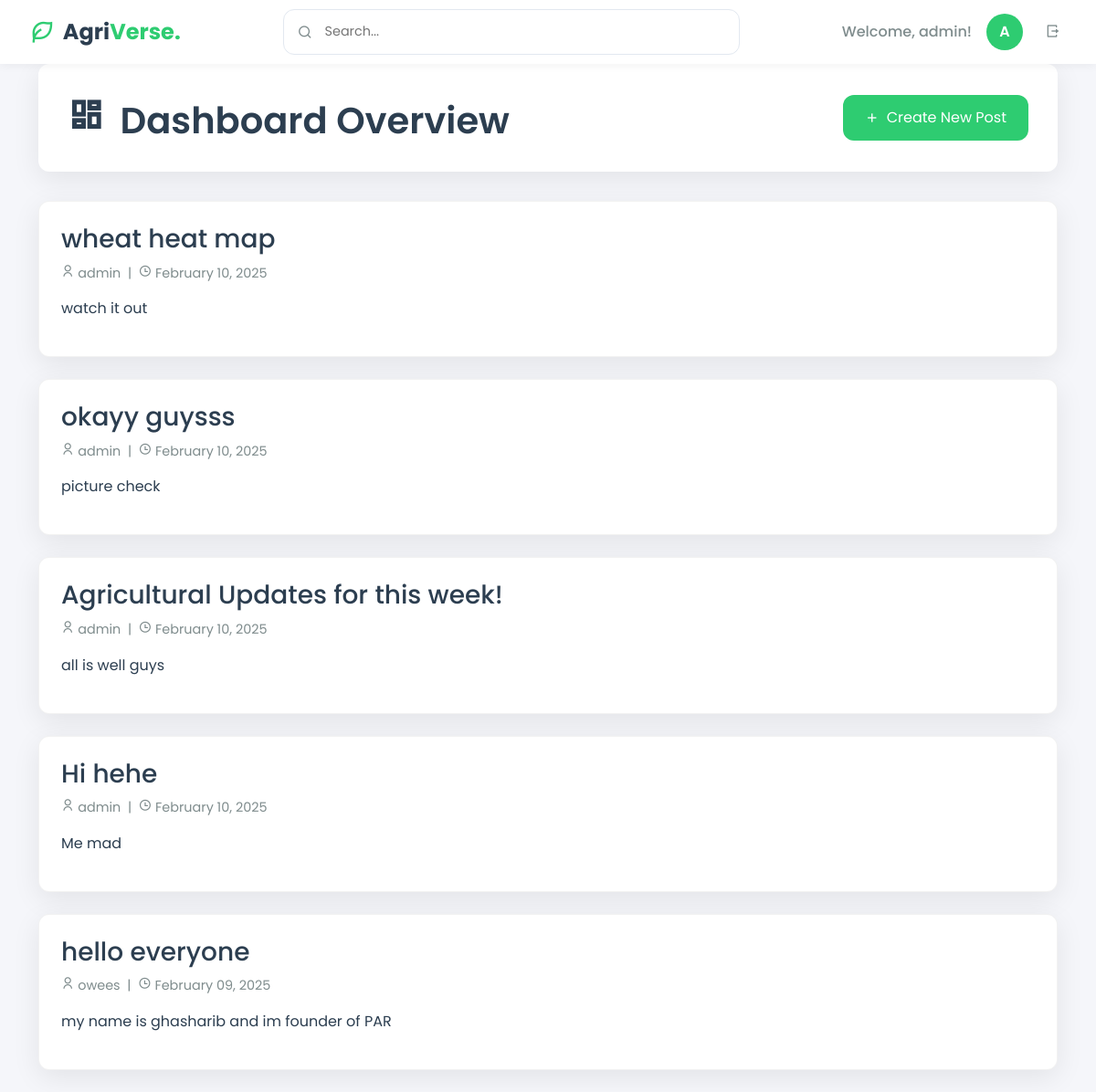
/admin (signed in), run on the app's committed database.
### models.py (models this page shows)
class User(db.Model):
    id = db.Column(db.Integer, primary_key=True)
    username = db.Column(db.String(80), unique=True, nullable=False)
    email = db.Column(db.String(120), unique=True, nullable=False)
    password = db.Column(db.String(200), nullable=False)
    is_admin = db.Column(db.Boolean, default=False)
    created_at = db.Column(db.DateTime, default=datetime.utcnow)

class NewsletterPost(db.Model):
    id = db.Column(db.Integer, primary_key=True)
    title = db.Column(db.String(200), nullable=False)
    content = db.Column(db.Text, nullable=False)
    image_url = db.Column(db.String(500))
    video_url = db.Column(db.String(500))
    created_at = db.Column(db.DateTime, default=datetime.utcnow)
    author_id = db.Column(db.Integer, db.ForeignKey('user.id'), nullable=False)
    author = db.relationship('User', backref=db.backref('posts', lazy=True))

### app.py (the view)
@app.route('/admin')
@admin_required
def admin_dashboard():
    posts = NewsletterPost.query.order_by(NewsletterPost.created_at.desc()).all()
    return render_template('admin/admin_dashboard.html', posts=posts)

### app.py (called while the page is built)
def admin_required(f):
    @wraps(f)
    def decorated_function(*args, **kwargs):
        if 'user_id' not in session:
            flash('Please log in first.', 'danger')
            return redirect(url_for('login'))
        user = User.query.get(session['user_id'])
        if not user or not user.is_admin:
            flash('Access denied. Admin privileges required.', 'danger')
            return redirect(url_for('index'))
        return f(*args, **kwargs)
    return decorated_function

### templates/admin/admin_dashboard.html (shortened to what this page needs)
<!DOCTYPE html>
<html lang="en">
<head>
    <link rel="stylesheet" href="https://cdn.jsdelivr.net/npm/bootstrap@5.3.0/dist/css/bootstrap.min.css">
    <link href="https://cdn.jsdelivr.net/npm/remixicon@2.5.0/fonts/remixicon.css" rel="stylesheet">
</head>
<body>
    <div class="top-bar">
                <div class="brand-logo">
                    <i class="ri-leaf-line"></i>
                    <h2>Agri<span style="color: var(--primary-color)">Verse.</span></h2>
                </div>
                <div class="search-container">
                    <i class="ri-search-line"></i>
                    <input type="text" placeholder="Search...">
                </div>
                <div class="d-flex align-items-center gap-3">
                    <span class="welcome-message">Welcome, {{ session['username'] }}!</span>
                    <div class="user-avatar">
                        {{ session['username'][0].upper() }}
                    </div>
                    <button class="logout-btn">
                        <i class="ri-logout-box-r-line"></i>
                    </button>
                </div>
    </div>
    <main class="container">
        <div class="admin-header">
            <div class="d-flex justify-content-between align-items-center">
                <h1 class="admin-title">
                    <i class="ri-dashboard-line me-2"></i>
                    Dashboard Overview
                </h1>
                <a href="{{ url_for('create_post') }}" class="create-post-btn">
                    <i class="ri-add-line"></i>
                    Create New Post
                </a>
            </div>
        </div>
        <div class="row">
            <div class="col-12">
                {% for post in posts %}
                <div class="post-card">
                    <h3>{{ post.title }}</h3>
                    <div class="post-meta">
                        <i class="ri-user-line"></i> {{ post.author.username }} &nbsp;|&nbsp;
                        <i class="ri-time-line"></i> {{ post.created_at.strftime('%B %d, %Y') }}
                    </div>
                    <p class="mt-3">{{ post.content }}</p>
                </div>
                {% endfor %}
            </div>
        </div>
    </main>
</body>
</html>

### templates/admin/admin_dashboard.html (style rules this page uses)
:root { --primary-color: #2ecc71; --primary-dark: #27ae60; --secondary-color: #f8f9fa; --accent-color: #3498db; --background-color: #f5f6fa; --card-background: #ffffff; --text-primary: #2c3e50; --text-secondary: #7f8c8d; --border-radius: 12px; --box-shadow: 0 8px 30px rgba(0, 0, 0, 0.08); --top-bar-height: 70px; }
body { font-family: 'Poppins', sans-serif; background-color: var(--background-color); color: var(--text-primary); margin: 0; padding-top: 70px; }
.top-bar { position: fixed; top: 0; left: 0; right: 0; height: var(--top-bar-height); background: var(--card-background); padding: 0 2rem; display: flex; align-items: center; justify-content: space-between; box-shadow: 0 2px 10px rgba(0, 0, 0, 0.05); z-index: 1000; }
.brand-logo { display: flex; align-items: center; gap: 0.5rem; }
.brand-logo i { font-size: 1.8rem; color: var(--primary-color); }
.brand-logo h2 { font-size: 1.5rem; font-weight: 700; margin: 0; }
.search-container { flex: 1; max-width: 500px; position: relative; margin: 0 2rem; }
.search-container input { width: 100%; padding: 0.8rem 1rem 0.8rem 2.8rem; border: 1px solid #e2e8f0; border-radius: var(--border-radius); font-size: 0.9rem; transition: var(--transition); }
.search-container i { position: absolute; left: 1rem; top: 50%; transform: translateY(-50%); color: var(--text-secondary); }
.welcome-message { color: var(--text-secondary); font-weight: 500; }
.admin-header { background: var(--card-background); padding: 2rem; border-radius: var(--border-radius); box-shadow: var(--box-shadow); margin-bottom: 2rem; }
.admin-title { color: var(--text-primary); font-weight: 600; margin: 0; }
.post-card { background: var(--card-background); border-radius: var(--border-radius); padding: 1.5rem; margin-bottom: 1.5rem; box-shadow: var(--box-shadow); transition: transform 0.3s ease; border: 1px solid rgba(0, 0, 0, 0.05); }
.create-post-btn { background: var(--primary-color); color: white; border: none; padding: 0.8rem 1.5rem; border-radius: var(--border-radius); text-decoration: none; transition: background-color 0.3s ease; display: inline-flex; align-items: center; gap: 0.5rem; }
.post-meta { color: var(--text-secondary); font-size: 0.9rem; margin-top: 0.5rem; }
.user-avatar { width: 40px; height: 40px; border-radius: 50%; background: var(--primary-color); color: white; display: flex; align-items: center; justify-content: center; font-weight: 600; }
.logout-btn { padding: 0.5rem; background: none; border: none; color: var(--text-secondary); cursor: pointer; transition: var(--transition); }

### data on the page
User: username "admin"
NewsletterPost: title "wheat heat map", author.username "admin", created_at "February 10, 2025", content "watch it out"
NewsletterPost: title "okayy guysss", author.username "admin", created_at "February 10, 2025", content "picture check"
NewsletterPost: title "Agricultural Updates for this week!", author.username "admin", created_at "February 10, 2025", content "all is well guys"
NewsletterPost: title "Hi hehe", author.username "admin", created_at "February 10, 2025", content "Me mad"
NewsletterPost: title "hello everyone", author.username "owees", created_at "February 09, 2025", content "my name is ghasharib and im founder of PAR"

### other printed values
{{ session['username'][0].upper() }} "A"
